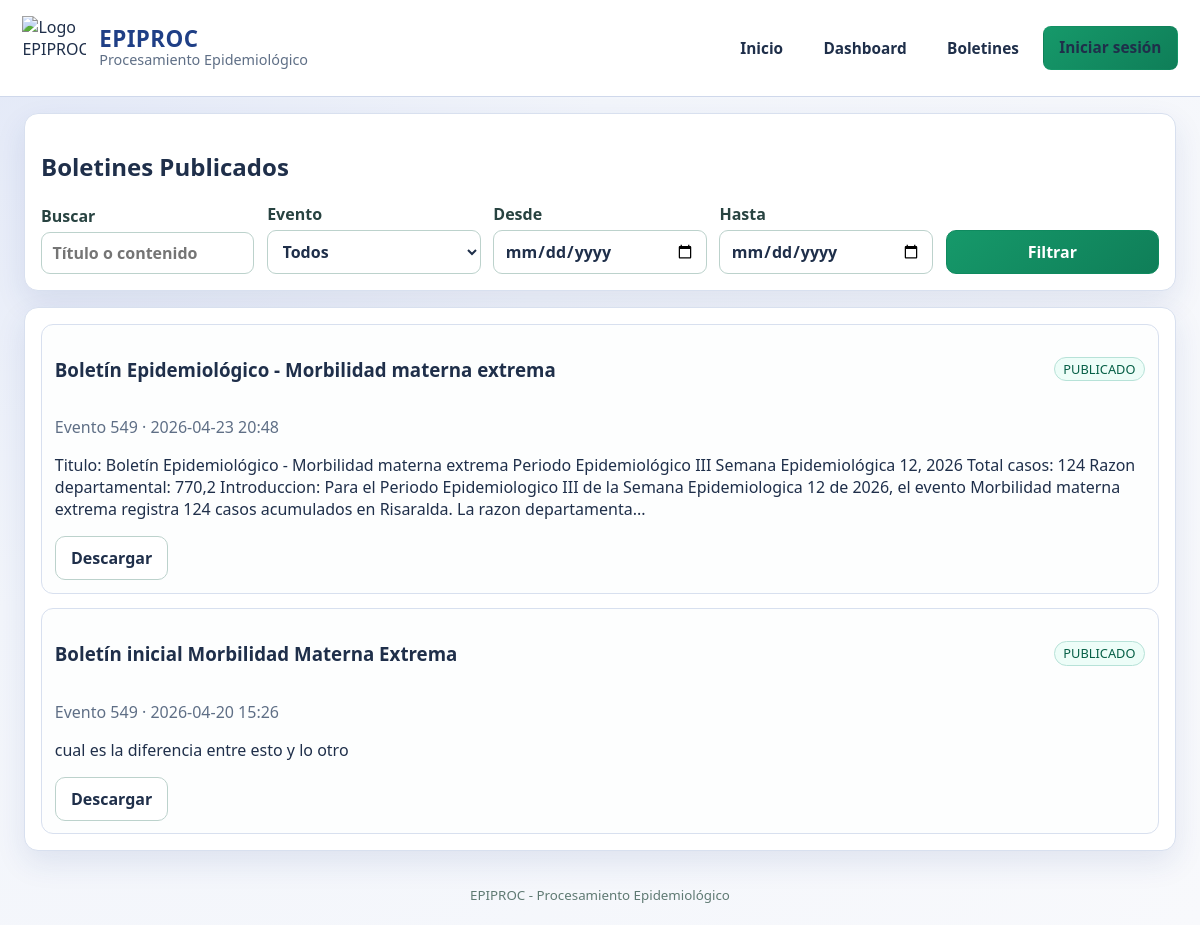
Before: /boletines with the older database file.
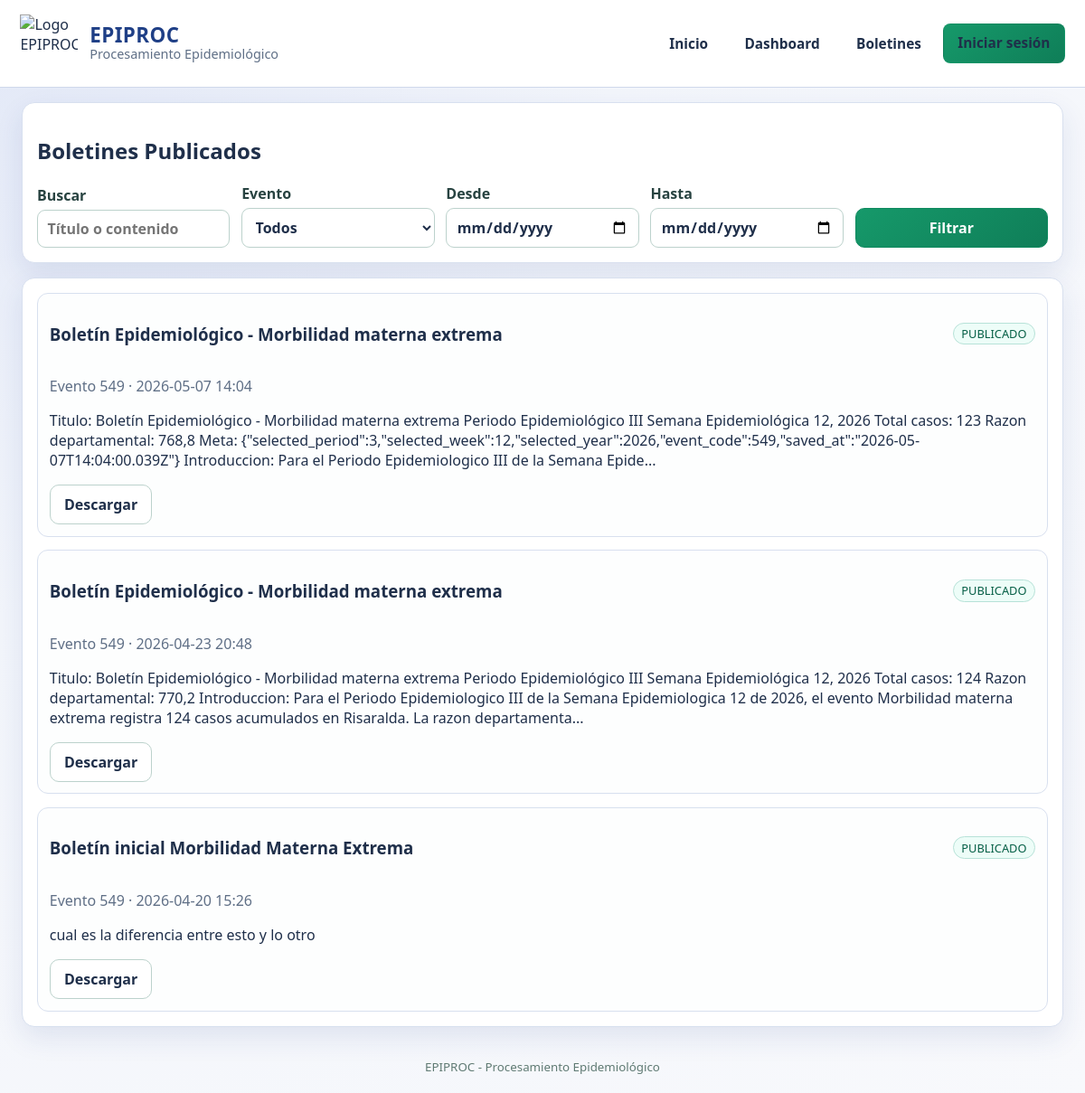
After: the same page with the newer database file.
### epiproc_web/models.py (models this page shows)
class Bulletin(db.Model):
    __tablename__ = "bulletins"
    id = db.Column(db.Integer, primary_key=True)
    title = db.Column(db.String(250), nullable=False)
    content = db.Column(db.Text, nullable=False)
    status = db.Column(db.String(20), nullable=False, default=BulletinStatus.BORRADOR)
    event_code = db.Column(db.Integer, db.ForeignKey("events.code"), nullable=False, index=True)
    author_id = db.Column(db.Integer, db.ForeignKey("users.id"), nullable=False, index=True)
    created_at = db.Column(db.DateTime, default=datetime.utcnow, nullable=False)
    updated_at = db.Column(db.DateTime, default=datetime.utcnow, onupdate=datetime.utcnow, nullable=False)
    published_at = db.Column(db.DateTime, nullable=True)
    author = db.relationship("User", back_populates="bulletins")
    event = db.relationship("Event", back_populates="bulletins")

### epiproc_web/app.py (the view)
    @app.route("/boletines")
    def bulletins_public():
        query = Bulletin.query.filter_by(status=BulletinStatus.PUBLICADO)
        q = (request.args.get("q") or "").strip()
        evento = (request.args.get("evento") or "").strip()
        desde = (request.args.get("desde") or "").strip()
        hasta = (request.args.get("hasta") or "").strip()
        if q:
            like_q = f"%{q}%"
            query = query.filter((Bulletin.title.ilike(like_q)) | (Bulletin.content.ilike(like_q)))
        if evento.isdigit():
            query = query.filter(Bulletin.event_code == int(evento))
        if desde:
            try:
                d_from = datetime.strptime(desde, "%Y-%m-%d")
                query = query.filter(Bulletin.created_at >= d_from)
            except ValueError:
                flash("Fecha desde inválida.", "error")
        if hasta:
            try:
                d_to = datetime.strptime(hasta, "%Y-%m-%d")
                query = query.filter(Bulletin.created_at <= d_to.replace(hour=23, minute=59, second=59))
            except ValueError:
                flash("Fecha hasta inválida.", "error")
        bulletins = query.order_by(Bulletin.published_at.desc().nullslast(), Bulletin.created_at.desc()).all()
        eventos = Event.query.filter_by(active=True).order_by(Event.code.asc()).all()
        return render_template(
            "bulletins_public.html",
            bulletins=bulletins,
            eventos=eventos,
            filters={"q": q, "evento": evento, "desde": desde, "hasta": hasta},
        )

### epiproc_web/app.py (called while the page is built, shortened)
def current_user() -> Optional[User]:
    uid = session.get("user_id")
    if not uid:
        return None
    return User.query.get(uid)

def register_hooks(app: Flask, base_dir: Path) -> None:
    @app.context_processor
    def inject_globals() -> dict[str, Any]:
        return {
            "brand_name": "EPIPROC - Procesamiento Epidemiológico",
            "logo_url": "https://8upload.com/image/3ec1b5cc7de8ad31/bloque2071.png",
            "current_user": current_user(),
            "role_secretario": UserRole.SECRETARIO,
            "role_epidemiologo": UserRole.EPIDEMIOLOGO,
        }
    @app.before_request
    def force_password_change_on_first_login():
        user = current_user()
        if not user:
            return None

### epiproc_web/templates/bulletins_public.html (shortened to what this page needs)
{% extends 'base.html' %}
{% block content %}
<section class="card">
    <h2>Boletines Publicados</h2>
    <form class="filters" method="get">
        <label>Buscar
            <input type="text" name="q" value="{{ filters.q }}" placeholder="Título o contenido">
        </label>
        <label>Evento
            <select name="evento">
                <option value="">Todos</option>
            </select>
        </label>
        <label>Desde
            <input type="date" name="desde" value="{{ filters.desde }}">
        </label>
        <label>Hasta
            <input type="date" name="hasta" value="{{ filters.hasta }}">
        </label>
        <button class="btn btn-primary" type="submit">Filtrar</button>
    </form>
</section>
<section class="card">
    {% if bulletins %}
        <div class="list">
            {% for b in bulletins %}
                <article class="list-item">
                    <div class="row between center">
                        <h3>{{ b.title }}</h3>
                        <span class="tag">{{ b.status }}</span>
                    </div>
                    <p class="muted">Evento {{ b.event_code }} · {{ b.created_at.strftime('%Y-%m-%d %H:%M') }}</p>
                    <p>{{ b.content[:360] }}{% if b.content|length > 360 %}...{% endif %}</p>
                    <a class="btn" href="{{ url_for('download_bulletin', bulletin_id=b.id) }}">Descargar</a>
                </article>
            {% endfor %}
        </div>
    {% else %}
        <p class="muted">No hay boletines publicados con los filtros seleccionados.</p>
    {% endif %}
</section>
{% endblock %}

Changed rows visible on the page:
added Bulletin: title "Boletín Epidemiológico - Morbilidad materna extrema", status "PUBLICADO", event_code "549", created_at "2026-05-07 14:04", content "Titulo: Boletín Epidemiológico - Morbilidad materna extrema Periodo Epidemiológico III Semana Epidemiológica 12, 2026 Total casos: 123 Razon departamental: 768,8 Meta: {\"selected_period\":3,\"selected_week\":12,\"selected_year\":2026,\"event_code\":549,\"saved_at\":\"2026-05-07T14:04:00.039Z\"} Introduccion: Para el Periodo Epidemiologico III de la Semana Epide"
